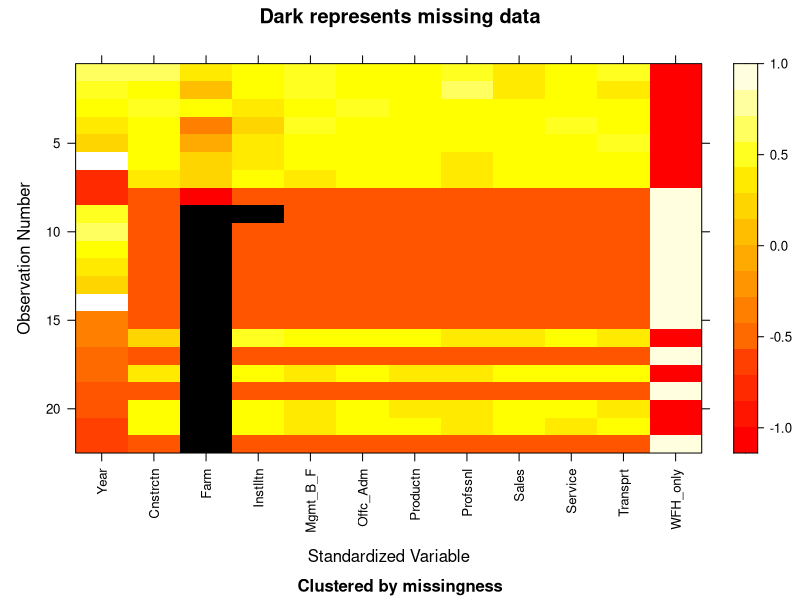
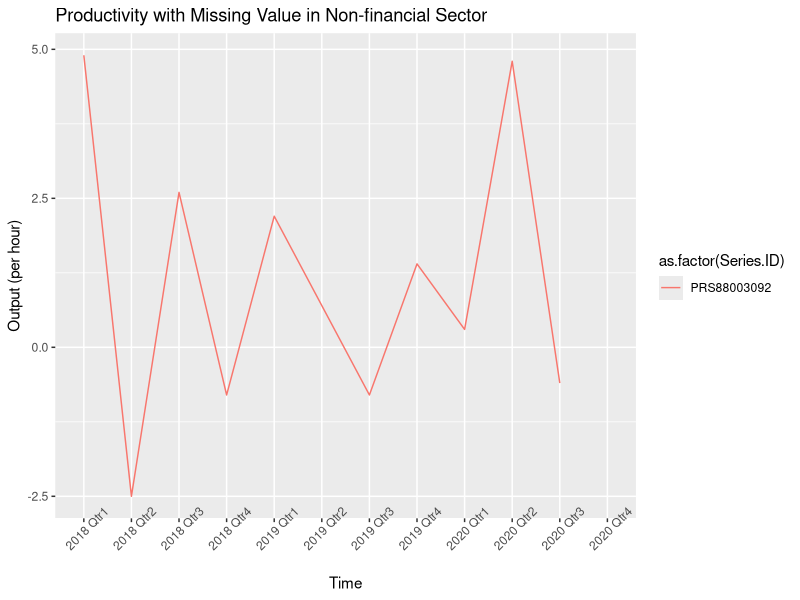

R code for these plots, in order:
## ---- chunk 1
library(readxl)
library(readr)
library(tidyverse)
library(mi)
before <- read_csv("./data/before.csv")
## ---- chunk 2
colSums(is.na(before))

#visualizing missing values
before <- as.data.frame(before)
x <- missing_data.frame(before)
image(x)
## ---- chunk 3

non_financial_corporations_pro <- read.csv("data/non_financial_corporations_productivity.csv", header=T,stringsAsFactors = F)
tail(non_financial_corporations_pro,4)
newrow <- data.frame(Series.ID="PRS88003092",
                     Year=2020,
                     Period="Q04",
                     Label="2020 Qtr4",
                     Value=NA)
non_financial_corporations_pro <- rbind(non_financial_corporations_pro, newrow)
tail(non_financial_corporations_pro,4)

# Plot with missing value
ggplot(data = non_financial_corporations_pro, aes(x = Label, y = Value,group=as.factor(Series.ID),color=as.factor(Series.ID))) + 
  geom_line() + 
  #ylim(-1,5)+
  theme(axis.text.x=element_text(angle = 45)) +
  ggtitle("Productivity with Missing Value in Non-financial Sector") +
  xlab("Time") + ylab("Output (per hour)")
